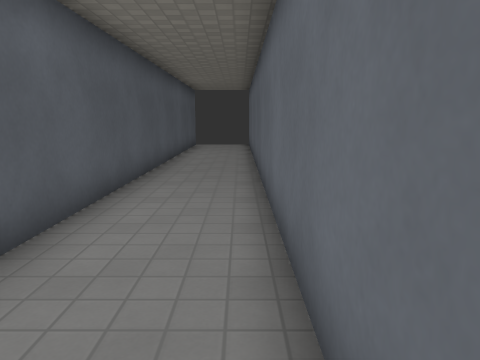
view 1 (above)

16 first-person views from a walk through a Godot game level. The camera is 1.4 m above the floor, tilts 10° down and sees 70° across. The floor is counted in squares, 1 m on a side. Each view is taken from the middle of a square. On the plan, view 1 faces up. The plan holds only what a view shows up to about 15 squares ahead; the rest is blank. The place goes on beyond the plan. Surface patterns are stand-ins for the level's own textures.

view 2
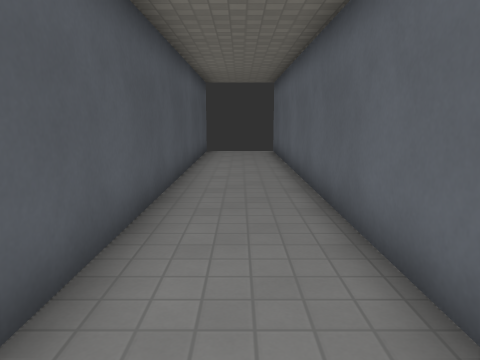

view 3
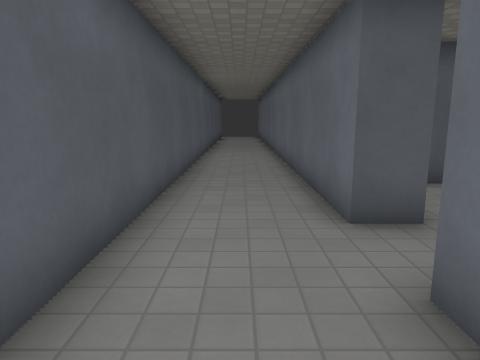

view 4
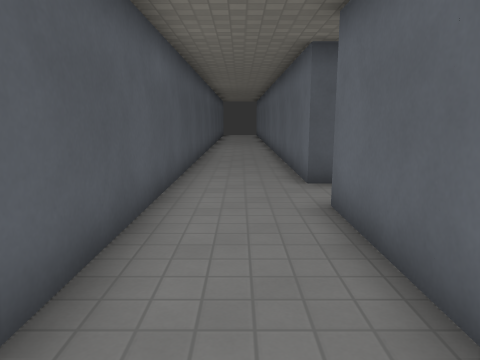

view 5
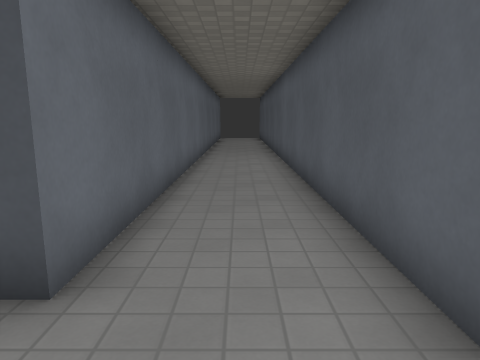

view 6
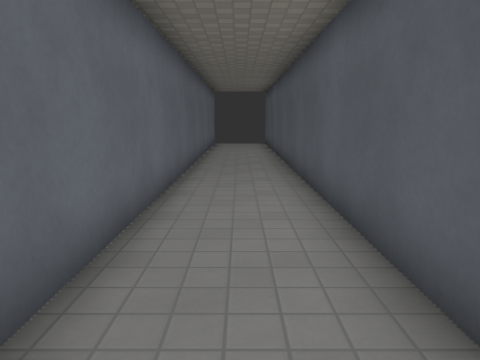

view 7
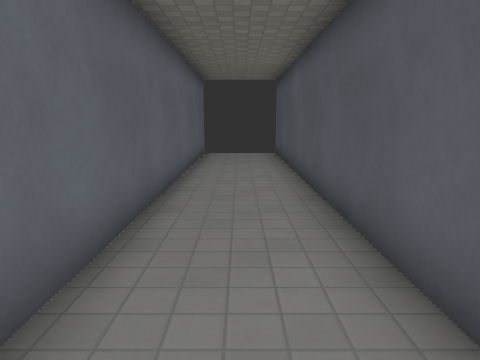

view 8
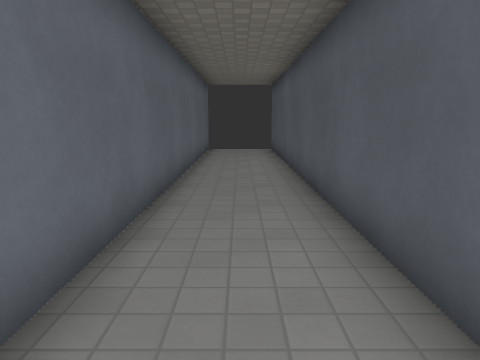

view 9
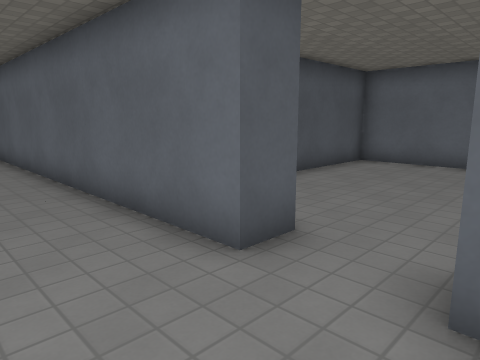

view 10
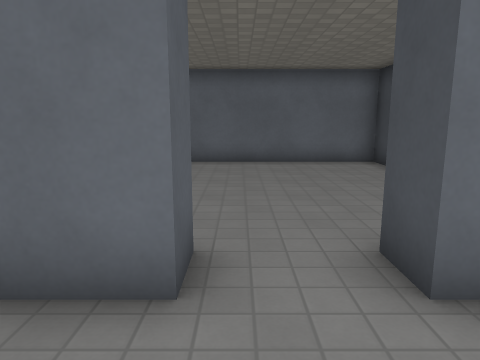

view 11
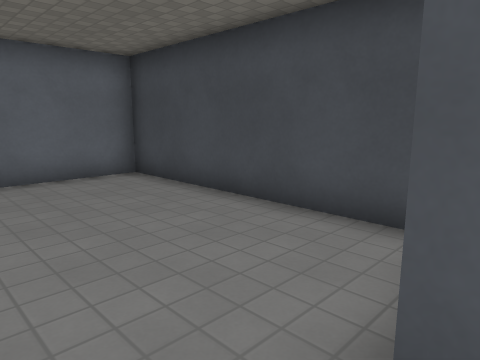

view 12
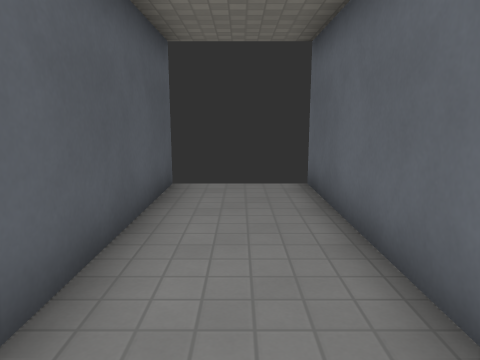

view 13
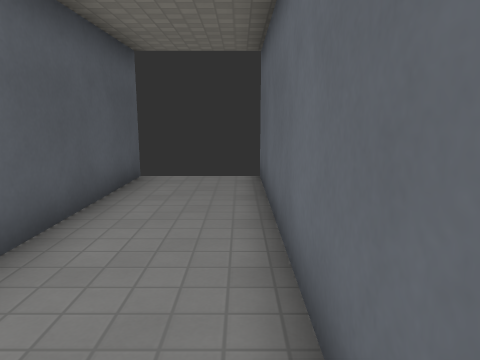

view 14
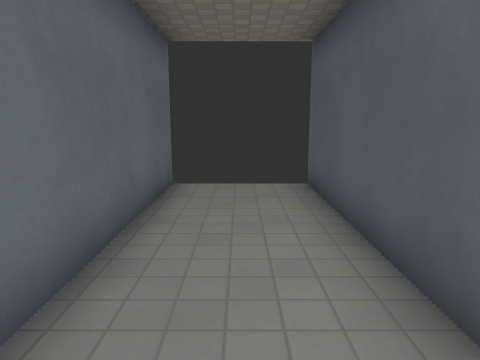

view 15
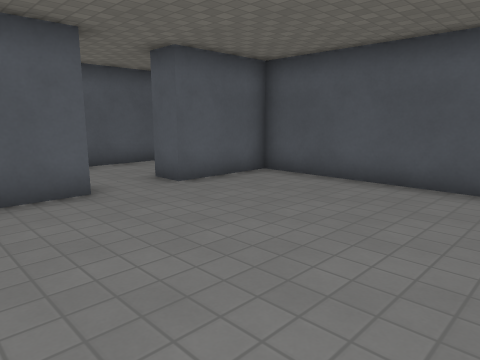

view 16
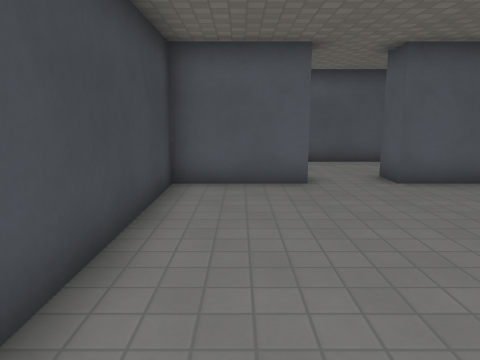

### Floor plan
Ten units are one square. View 1 is at (0, 0); x grows to the right and y downward. Boxes are objects, and circles mark ways between rooms. Rooms are numbered by the first view taken in them; rooms with no view inside come last. Other rooms are left out.
<svg viewBox="-30 -200 130 510">
<path fill="none" stroke="#000" d="M5 45 5 -195M-25 -195 -25 305M5 305 5 65M5 65 15 65 15 95 95 95 95 15 15 15 15 45 5 45"/>
<circle cx="10" cy="55" r="3" fill="#2a7"/>
<text x="-10" y="50">1</text>
<text x="50" y="50">2</text>
</svg>
Room 1 opens to room 2.

Where each view was taken, in squares from view 1:
view 1: 0 up, 0 right, facing up
view 2: 4 up, 1 left, facing up
view 3: 9 down, 1 left, facing up
view 4: 12 down, 1 left, facing up
view 5: 4 down, 1 left, facing down
view 6: 10 down, 1 left, facing down
view 7: 16 down, 1 left, facing down
view 8: 14 down, 1 left, facing down
view 9: 7 down, 2 left, facing up-right
view 10: 5 down, 2 left, facing right
view 11: 5 down, 1 right, facing down-right
view 12: 12 up, 1 left, facing up
view 13: 11 up, 0 right, facing up
view 14: 23 down, 1 left, facing down
view 15: 9 down, 8 right, facing up-left
view 16: 8 down, 9 right, facing left
